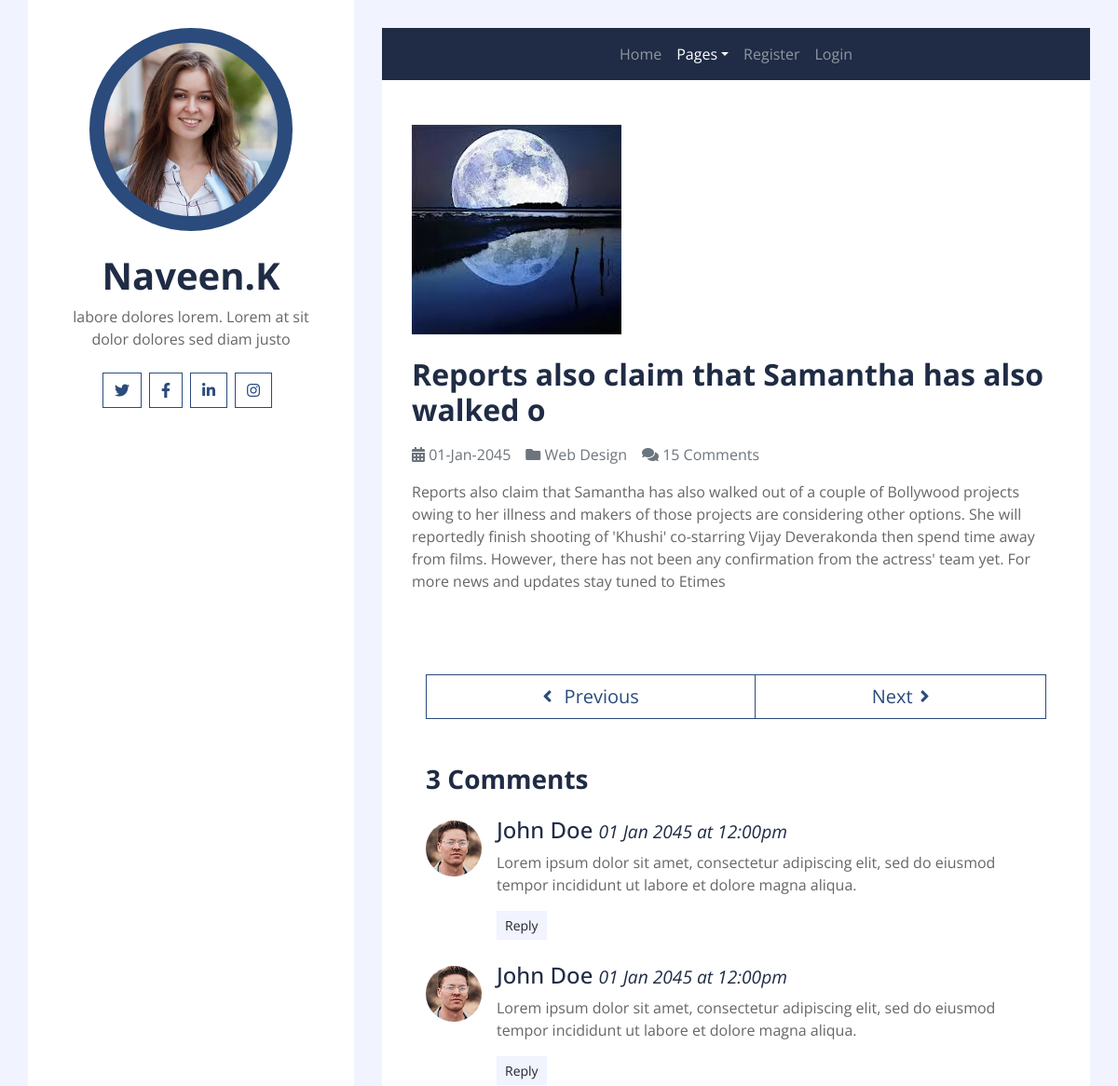
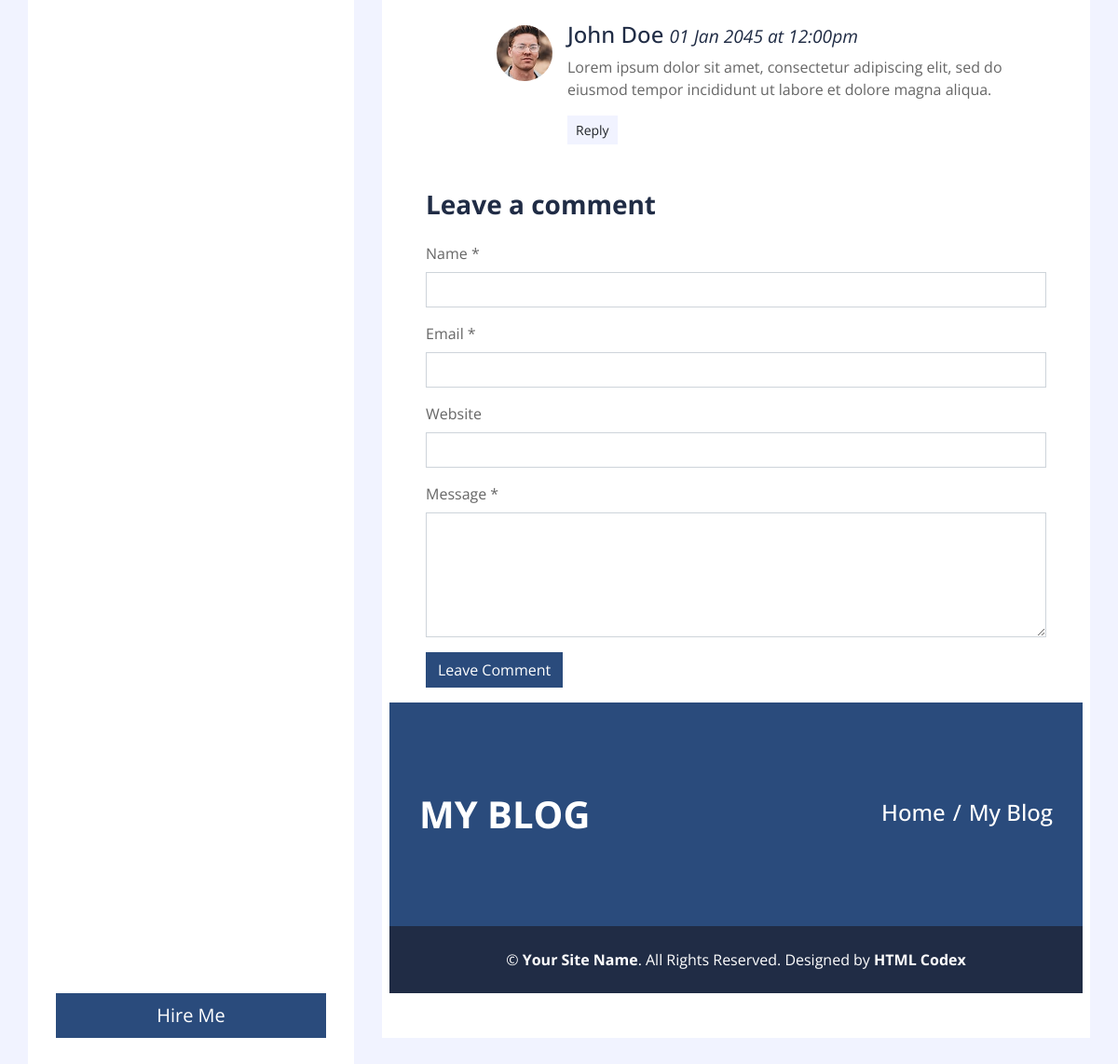
The app's page /single/7/ with its own data (2 pictures, top to bottom).
### user/models.py (models this page shows, shortened)
class Post(models.Model):
    title=models.CharField(max_length=50)
    image = models.ImageField(upload_to='images/', blank=True)
    content=models.TextField(max_length=1000)

### user/views.py (the view)
# urls.py: path('single/<int:id>/',views.single, name='single'),
def single(request,id):
    blog = Post.objects.get(id=id)
    return render(request,'single.html', {'blog': blog})

### user/templates/single.html (shortened to what this page needs)
{% extends 'theme.html' %}
{% load static %}
{% block content %}
            <div class="container py-5 px-2 bg-white">
                <div class="row px-4">
                    <div class="col-12">
                        <img class="img-fluid mb-4" src="{{blog.image.url}}" alt="Image">
                        <h2 class="mb-3 font-weight-bold">{{blog.title}}</h2>
                        <div class="d-flex">
                            <p class="mr-3 text-muted"><i class="fa fa-calendar-alt"></i> 01-Jan-2045</p>
                            <p class="mr-3 text-muted"><i class="fa fa-folder"></i> Web Design</p>
                            <p class="mr-3 text-muted"><i class="fa fa-comments"></i> 15 Comments</p>
                        </div>
                        <p>{{blog.content}}</p>
                    <div class="col-12 py-4">
                    </div>
                    <div class="col-12 py-4">
                        <div class="btn-group btn-group-lg w-100">
                            <button type="button" class="btn btn-outline-primary"><i class="fa fa-angle-left mr-2"></i> Previous</button>
                            <button type="button" class="btn btn-outline-primary">Next<i class="fa fa-angle-right ml-2"></i></button>
                        </div>
                    </div>
                    <div class="col-12 py-4">
                        <h3 class="mb-4 font-weight-bold">3 Comments</h3>
                        <div class="media mb-4">
                            <img src="img/user.jpg" alt="Image" class="mr-3 mt-1 rounded-circle" style="width:60px;">
                            <div class="media-body">
                                <h4>John Doe <small><i>01 Jan 2045 at 12:00pm</i></small></h4>
                                <p>Lorem ipsum dolor sit amet, consectetur adipiscing elit, sed do eiusmod tempor incididunt ut labore et dolore magna aliqua.
                                </p>
                                <button class="btn btn-sm btn-light">Reply</button>
                            </div>
                        </div>
                        <div class="media mb-4">
                            <img src="img/user.jpg" alt="Image" class="mr-3 mt-1 rounded-circle"
                                style="width:60px;">
                            <div class="media-body">
                                <h4>John Doe <small><i>01 Jan 2045 at 12:00pm</i></small></h4>
                                <p>Lorem ipsum dolor sit amet, consectetur adipiscing elit, sed do eiusmod tempor incididunt ut labore et dolore magna aliqua.
                                </p>
                                <button class="btn btn-sm btn-light">Reply</button>
                                <div class="media mt-4">
                                    <img src="img/user.jpg" alt="Image" class="mr-3 mt-1 rounded-circle"
                                        style="width:60px;">
                                    <div class="media-body">
                                        <h4>John Doe <small><i>01 Jan 2045 at 12:00pm</i></small></h4>
                                        <p>Lorem ipsum dolor sit amet, consectetur adipiscing elit, sed do eiusmod tempor incididunt ut labore et dolore magna aliqua.
                                        </p>
                                        <button class="btn btn-sm btn-light">Reply</button>
                                    </div>
                                </div>
                            </div>
                        </div>
                    </div>
                    <div class="col-12">
                        <h3 class="mb-4 font-weight-bold">Leave a comment</h3>
                        <form>
                            <div class="form-group">
                                <label for="name">Name *</label>
                                <input type="text" class="form-control" id="name">
                            </div>
                            <div class="form-group">
                                <label for="email">Email *</label>
                                <input type="email" class="form-control" id="email">
                            </div>
                            <div class="form-group">
                                <label for="website">Website</label>
                                <input type="url" class="form-control" id="website">
                            </div>
                            <div class="form-group">
                                <label for="message">Message *</label>
                                <textarea id="message" cols="30" rows="5" class="form-control"></textarea>
                            </div>
                            <div class="form-group">
                                <input type="submit" value="Leave Comment" class="btn btn-primary">
                            </div>
                        </form>
                    </div>
                </div>
            </div>
{% endblock %}

### records on screen
Post: image (picture), title "Reports also claim that Samantha has also walked o", content "Reports also claim that Samantha has also walked out of a couple of Bollywood projects owing to her illness and makers of those projects are considering other options. She will reportedly finish shooting of 'Khushi' co-starring Vijay Deverakonda then spend time away from films. However, there has not been any confirmation from the actress' team yet. For more news and updates stay tuned to Etimes"
